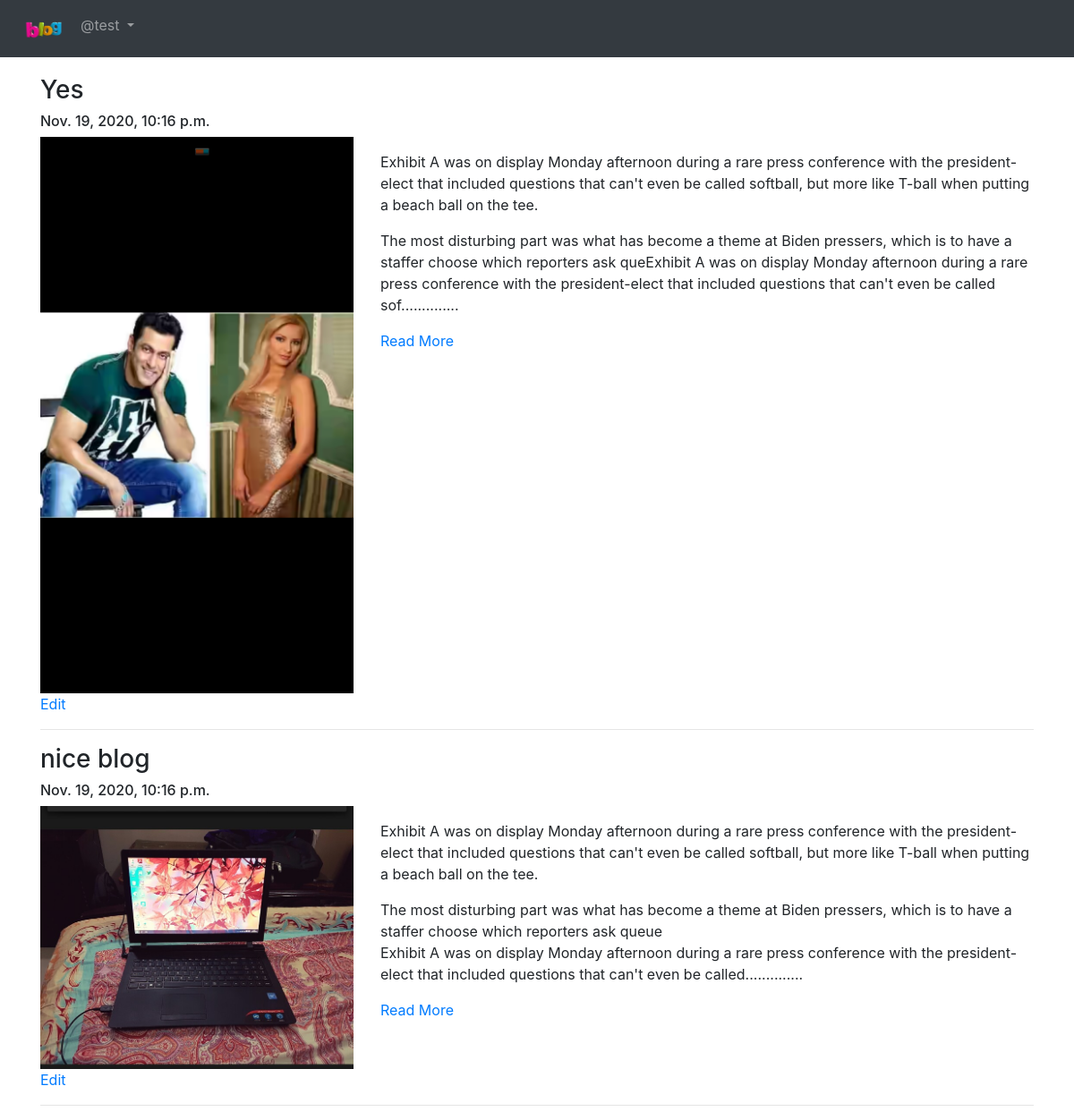
The page /blog/my-blogs/ (signed in) on the database its author committed.
### App_Blog/models.py (models this page shows, shortened)
class Blog(models.Model):
    author = models.ForeignKey(User, on_delete=models.CASCADE, related_name='post_author')
    blog_title = models.CharField(max_length = 264, verbose_name="Put a Title")
    slug = models.SlugField(max_length=264, unique=True)
    blog_content = models.TextField(verbose_name="What is on your mind?")
    blog_image = models.ImageField(upload_to='blog_images', verbose_name="Image" )
    publish_date = models.DateTimeField(auto_now_add=True)
    update_date = models.DateTimeField(auto_now=True)
    class Meta:
        ordering = ['-publish_date']

### App_Blog/views.py (the view)
# urls.py: path('my-blogs/', views.MyBlogs.as_view(),  name='my_blogs'),
class MyBlogs(LoginRequiredMixin, TemplateView):
    template_name = "App_Blog/my_blogs.html"

### App_Blog/templatetags/custom_filters.py (called while the page is built)
def range_filter(value):
    return value[0:500] + ".............."

### templates/App_Blog/my_blogs.html (shortened to what this page needs)
{% extends 'base.html' %}
{% load custom_filters %}
{% block body_block %}
    {% for blog in user.post_author.all %}
        <h3>{{ blog.blog_title }}</h3>
        <h6>{{blog.publish_date}}</h6>
        <div class="row">
            <div class="col-sm-4">
                <img src="/media/{{blog.blog_image}}" width="100%" alt="">
            </div>
            <div class="col-sm-8">
                <p>{{blog.blog_content|range_filter|linebreaks}}</p>
                <a href="{% url 'App_Blog:blog_details' slug=blog.slug %}">Read More</a>
            </div>
        </div>
        <a href="{% url 'App_Blog:edit_blog' pk=blog.pk %}">Edit</a>
        <hr>
    {% endfor %}
{% endblock %}

### templates/base.html (shortened to what this page needs)
<!DOCTYPE html>
<html lang="en">
<head>
    <link rel="stylesheet" href="https://cdn.jsdelivr.net/npm/bootstrap@4.5.3/dist/css/bootstrap.min.css">
</head>
<body>
    <nav class="navbar navbar-expand-sm bg-dark navbar-dark">
        <ul class="navbar-nav">
            <li class="nav-item active">
                <a class="nav-link" href="{% url 'index' %}"><img src="/media/logo.png/" width="50px" alt=""></a>
            </li>
            {% if user.is_authenticated %}
                <div class="nav-item dropdown">
                    <a class="nav-link dropdown-toggle" href="#" id="navbardrop" data-toggle="dropdown">
                        @{{user.username}}
                    </a>
                </div>
            {% endif %}
        </ul>
    </nav>
    <div class="container" style="padding-top: 20px;">
        {% block body_block %}
        {% endblock %}
    </div>
</body>
</html>

### rows shown on the page
Blog: blog_title "Yes", publish_date "Nov. 19, 2020, 10:16 p.m.", blog_image (picture), blog_content|range_filter "Exhibit A was on display Monday afternoon during a rare press conference with the president-elect that included questions that can't even be called softball, but more like T-ball when putting a beach ball on the tee. The most disturbing part was what has become a theme at Biden pressers, which is to have a staffer choose which reporters ask queExhibit A was on display Monday afternoon during a rare press conference with the president-elect that included questions that can't even be called sof.............."
Blog: blog_title "nice blog", publish_date "Nov. 19, 2020, 10:16 p.m.", blog_image (picture), blog_content|range_filter "Exhibit A was on display Monday afternoon during a rare press conference with the president-elect that included questions that can't even be called softball, but more like T-ball when putting a beach ball on the tee. The most disturbing part was what has become a theme at Biden pressers, which is to have a staffer choose which reporters ask queue Exhibit A was on display Monday afternoon during a rare press conference with the president-elect that included questions that can't even be called.............."

### other values the page prints
{{ user.username }} "test"
